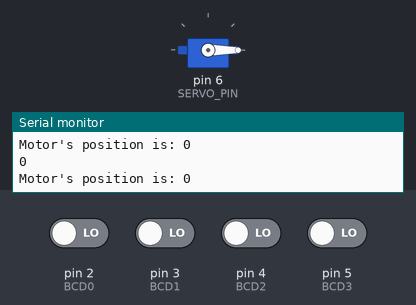
The sketch below on a simulated Arduino Uno, built with avr-gcc and run on an emulated ATmega328P. Parts: servo, the last lines printed to the serial monitor. Wiring (inferred from the names in the program): servo: signal pin 6. The test bench sets the inputs (shaded band); at power-on: pin 2 (BCD0), pin 3 (BCD1), pin 4 (BCD2), pin 5 (BCD3) LOW. Servo pulses on a pin are drawn as a servo (544–2400 µs = 0–180°).

Above: at 1.2 s.
1.3 s: pin 2 (BCD0) driven HIGH
2.8 s: pin 4 (BCD2) driven HIGH
At 5.4 s:
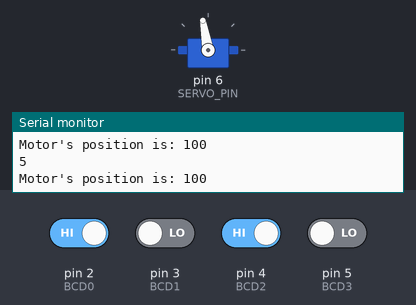
5.7 s: pin 5 (BCD3) driven HIGH
At 6.9 s:
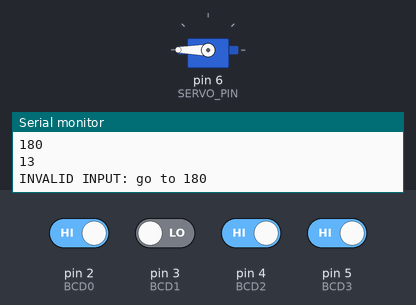
7.2 s: pin 5 (BCD3) driven LOW
At 8.4 s:
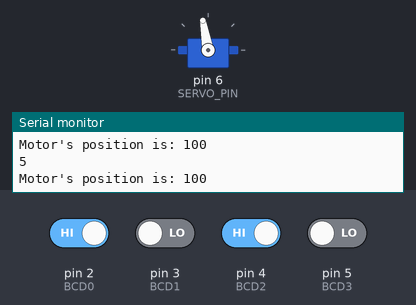
8.7 s: pin 3 (BCD1) driven HIGH
At 10.2 s:
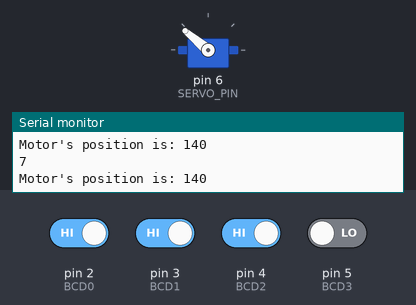
10.7 s: pin 4 (BCD2) driven LOW
At 12.2 s:
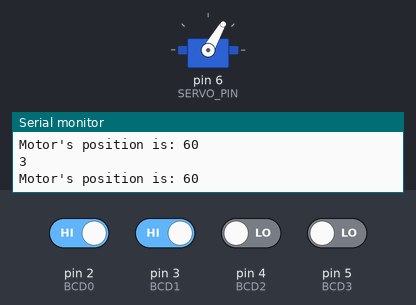
Timing chart, 0 to 14.2 s (numbered marks = the images above; inputs shaded):
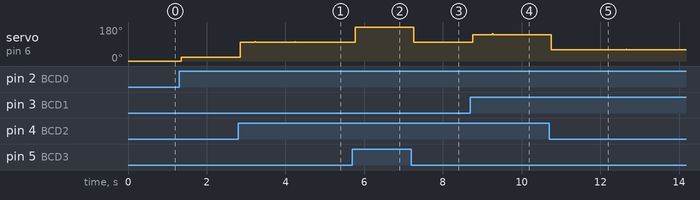

The sketch:

main.ino
```cpp
/**
 * @author Mostafa Wael
 * @details
 * reading the required position form DIOs
 * mapping the values to the required ones
 * checking for tne invlaid inputs
 * in this sketch I'm uisng a more optimized servo library made by me
 */
#include "MWservo.h"
//********************************
#define BCDSize 4
#define BCD0 2
#define BCD1 3
#define BCD2 4
#define BCD3 5
#define SERVO_PIN 6
MWservo MW; // create servo object to control a servo
void setup()
{
    Serial.begin(9600);
    //********************************
    pinMode(BCD0, INPUT);
    pinMode(BCD1, INPUT);
    pinMode(BCD2, INPUT);
    pinMode(BCD3, INPUT);
    //********************************
    MW.init(SERVO_PIN);
}
void loop()
{
    int inputPos = getBCDFromPins(2); // getting the input from the DIOs
    Serial.println(inputPos);
    // using ternary operators instead of if conditions as it results in less assembly code
    int outputPos = inputPos >= 9 ? 180 : inputPos * 20;
    inputPos > 9 ? Serial.println("INVALID INPUT: go to 180") : Serial.print("Motor's position is: "), Serial.println(outputPos);
    // moving the servo to the target position
    MW.moveTo(outputPos);
}
/**
 * @brief converting the input values from the DIOs into a decimal number
 *
 * @param shift // represents the shift between the bits and the pins. e.g. pin 2 represents bit 0 therfore the shift is 2
 * @return int
 */
int getBCDFromPins(int shift)
{
    int inputPos = 0;
    for (int bit = 0; bit < BCDSize; bit++)
    {
        inputPos += digitalRead(bit + shift) * (1 << bit); // (2 ^ bit) * (0 or 1)
    }
    return inputPos;
}
```

MWservo.cpp
```cpp
/**
 * @author Mostafa Wael
 * @details
 * solo servo motor library for AVR
 * this library is the most optimized libraty for dealing with single serovo motor, reducing the overhead of using multiple servos and timers
 */
#include <avr/interrupt.h>
#include <Arduino.h>
#include "MWservo.h"

#define usToangle(_us) ((clockCyclesPerMicrosecond() * _us) / 8) // converts microseconds to tick (assumes prescale of 8)
#define TRIM_DURATION 2 // compensation angle to trim adjust for digitalWrite delays // 12
#define ServoCount 1    // the total number of attached servos

static unsigned int angle;
static unsigned int SERVO_PIN;
static int8_t channel; // counter for the servo being pulsed (or -1 if refresh interval)

/**
 * @brief the interrupt handler of the timer
 *
 * @param TCNTn  It is a timer/counter register. This is main register where the counts of the timer are loaded.
 * So assuming the prescaler to be 1, the pos in this register will increment at every clock cycle.
 * @param OCRnA  his is an output compare register.
 * The pos in the TCNT can be compared with the pos in this register and program the controller to raise an interrupt when the pos in TCNT matches the values in OCRn.
 * So, OCR determines how much time before the interrupt is raised.
 */
static inline void interruptHandler(volatile uint16_t *TCNTn, volatile uint16_t *OCRnA)
{
  if (channel < 0)
    *TCNTn = 0; // channel set to -1 indicated that refresh interval completed so reset the timer
  else
    digitalWrite(SERVO_PIN, LOW); // pulse this channel low if activated

  channel++; // increment to the next channel
  if (channel < ServoCount)
  {
    *OCRnA = *TCNTn + angle;
    digitalWrite(SERVO_PIN, HIGH); // its an active channel so pulse it high
  }
  else
  {
    // finished all channels so wait for the refresh period to expire before starting over
    if (((unsigned)*TCNTn) + 4 < usToangle(REFRESH_INTERVAL)) // allow a few angle to ensure the next OCR1A not missed
      *OCRnA = (unsigned int)usToangle(REFRESH_INTERVAL);
    else
      *OCRnA = *TCNTn + 4; // at least REFRESH_INTERVAL has elapsed
    channel = -1;          // this will get incremented at the end of the refresh period to start again at the first channel
  }
}
/**
 * @brief setting the interrupt handler
 *
 */
// Interrupt handlers for Arduino
SIGNAL(TIMER1_COMPA_vect)
{
  interruptHandler(&TCNT1, &OCR1A);
}
/**
 * @brief initialize the interrupt service routine
 *
 */
static void initISR()
{
  TCCR1A = 0;         // normal counting mode
  TCCR1B = _BV(CS11); // set prescaler of 8
  TCNT1 = 0;          // clear the timer count
  // here if not ATmega8 or ATmega128
  TIFR1 |= _BV(OCF1A);   // clear any pending interrupts;
  TIMSK1 |= _BV(OCIE1A); // enable the output compare interrupt
}

/**
 * @brief Constructor
 *
 */
MWservo::MWservo()
{
  angle = usToangle(DEFAULT_PULSE_WIDTH); // store default values
}

/**
 * @brief initialize the servo motor and setting its pin
 *
 * @param pin servo motor pin
 */
void MWservo::init(int pin)
{
  SERVO_PIN = pin;
  pinMode(SERVO_PIN, OUTPUT); // set MWservo SERVO_PIN to output
  // initialize the timer if it has not already been initialized
  initISR();
}
/**
 * @brief move the motor to this position
 *
 * @param pos
 */
void MWservo::moveTo(int pos)
{
  if (pos < MIN_PULSE_WIDTH)
  { // treat values less than 544 as angles in degrees (valid values in microseconds are handled as microseconds)
    pos = map(pos, 0, 180, MIN_PULSE_WIDTH, MAX_PULSE_WIDTH);
  }

  pos -= TRIM_DURATION;
  pos = usToangle(pos); // convert to angle after compensating for interrupt overhead

  uint8_t oldSREG = SREG;
  cli();
  angle = pos;
  SREG = oldSREG;
}
```

MWservo.h
```cpp
#ifndef Servo_h
#define Servo_h

#include <inttypes.h>

#define MIN_PULSE_WIDTH 544      // the shortest pulse sent to a MWservo
#define MAX_PULSE_WIDTH 2400     // the longest pulse sent to a MWservo
#define DEFAULT_PULSE_WIDTH 1500 // default pulse width when MWservo is attached
#define REFRESH_INTERVAL 20000   // minumim time to refresh servos in microseconds

class MWservo
{
public:
  MWservo();
  void init(int pin);     // initailizes the servo
  void moveTo(int value); // angle
};

#endif
```

Measured:
- after the input at 2.8 s, servo on pin 6 (SERVO_PIN): 20° → 100° after 0.05 s
- after the input at 5.7 s, servo on pin 6 (SERVO_PIN): 100° → 180° after 0.08 s
- after the input at 7.2 s, servo on pin 6 (SERVO_PIN): 180° → 100° after 0.06 s
- after the input at 8.7 s, servo on pin 6 (SERVO_PIN): 100° → 140° after 0.06 s
- after the input at 10.7 s, servo on pin 6 (SERVO_PIN): 140° → 60° after 0.06 s
